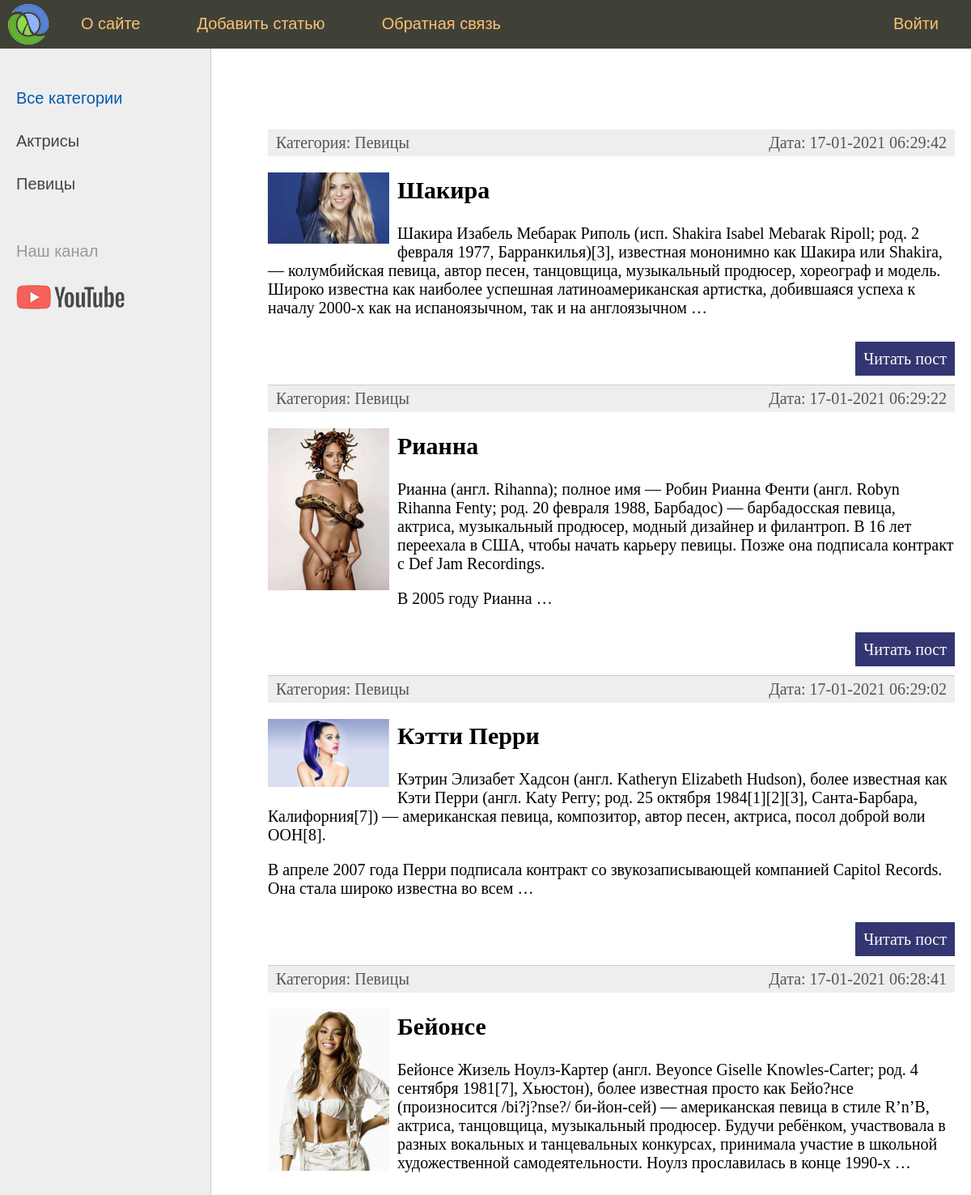
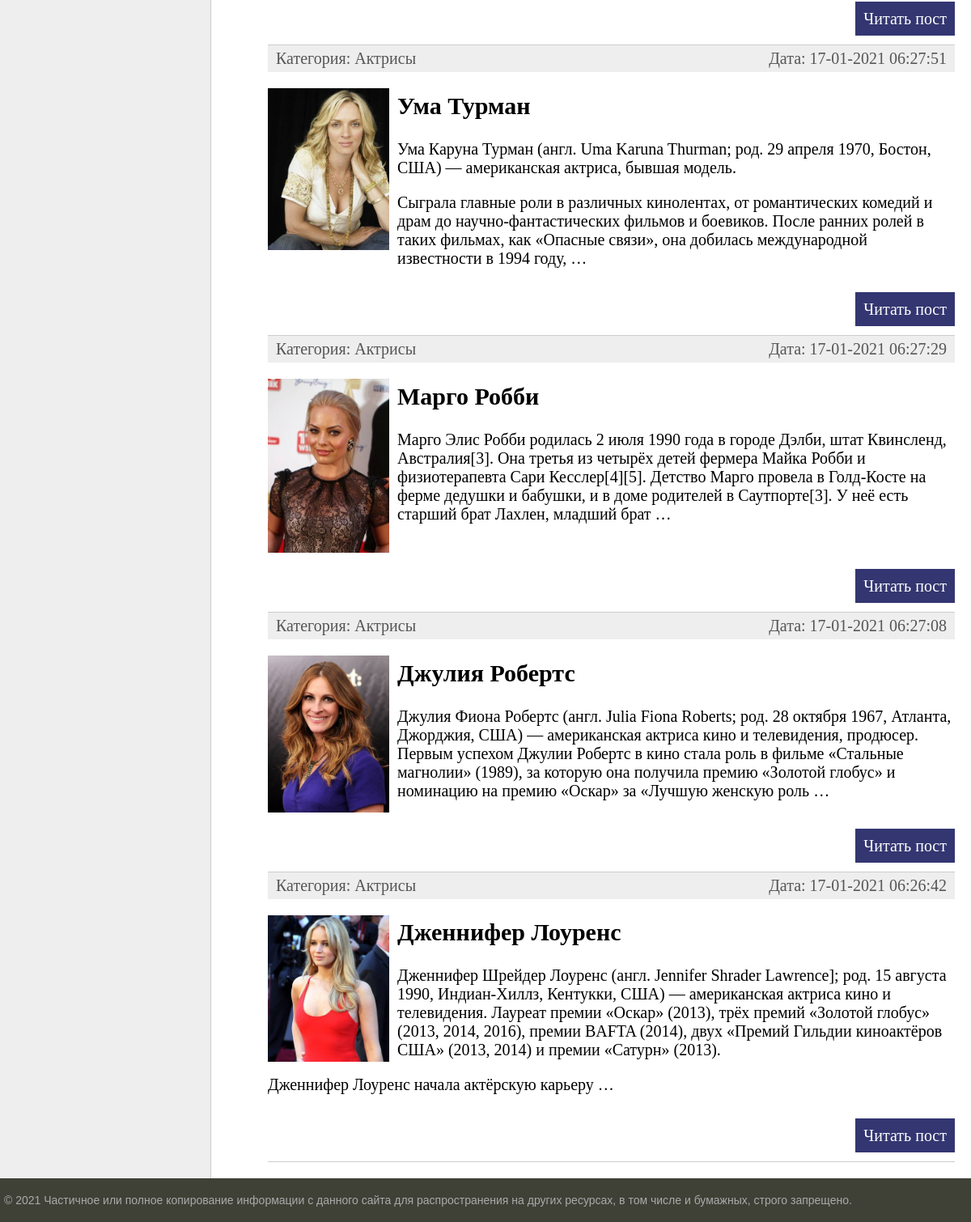
The page / on the database its author committed (2 pictures, top to bottom).
### women/models.py (models this page shows, shortened)
class Category(models.Model):
    name = models.CharField(max_length=100, db_index=True,
                            verbose_name="Категория")
    slug = models.SlugField(max_length=255, unique=True, db_index=True,
                            verbose_name="URL")
    def __str__(self):
        return self.name
    def get_absolute_url(self):
        return reverse('category', kwargs={'cat_slug': self.slug})
    class Meta:
        verbose_name = 'Категория'
        verbose_name_plural = 'Категории'
        ordering = ['name']

class Women(models.Model):
    title = models.CharField(max_length=255, verbose_name="Заголовок")
    slug = models.SlugField(max_length=255, unique=True, db_index=True,
                            verbose_name="URL")
    content = models.TextField(blank=True, verbose_name="Текст статьи")
    photo = models.ImageField(upload_to="photos/%Y/%m/%d/", verbose_name="Фото")
    time_create = models.DateTimeField(auto_now_add=True,
                                       verbose_name="Время создания")
    time_update = models.DateTimeField(auto_now=True,
                                       verbose_name="Время изменения")
    is_published = models.BooleanField(default=True, verbose_name="Публикация")
    cat = models.ForeignKey('Category', on_delete=models.PROTECT,
                            verbose_name="Категории")
    def get_absolute_url(self):
        return reverse('post', kwargs={'post_slug': self.slug})
    class Meta:
        verbose_name = 'Известные женщины'
        verbose_name_plural = 'Известные женщины'
        ordering = ['-time_create', 'title']

### women/views.py (the view)
# urls.py: path('', w.WomenHome.as_view(), name='home'),
class WomenHome(ListView):
    model = Women
    template_name = 'women/index.html'
    context_object_name = 'posts'
    def get_context_data(self, *, object_list=None, **kwargs):
        context = super().get_context_data(**kwargs)
        context['menu'] = menu
        context['title'] = 'Главная страница'
        context['cat_selected'] = 0
        return context
    def get_queryset(self):
        return Women.objects.filter(is_published=True)

### women/templatetags/women_tags.py (called while the page is built)
@register.inclusion_tag('women/list_categories.html')
def show_categories(sort=None, cat_selected=0):
    if not sort:
        cats = Category.objects.all()
    else:
        cats = Category.objects.order_by(sort)
    return {"cats": cats, "cat_selected": cat_selected}

### women/templates/women/index.html (shortened to what this page needs)
{% extends 'women/base.html' %}
{% block content %}
<ul class="list-articles">
  {% for p in posts %}
			<li><div class="article-panel">
	<p class="first">Категория: {{p.cat}}</p>
	<p class="last">Дата: {{p.time_update|date:"d-m-Y H:i:s"}}</p>
</div>
{% if p.photo %}
	<p><img class="img-article-left thumb" src="{{p.photo.url}}"></p>
{% endif %}
				<h2>{{p.title}}</h2>
	{% autoescape on %}
	{{p.content|linebreaks|truncatewords:50}}
	{% endautoescape %}
			<p class="link-read-post"><a href="{{ p.get_absolute_url }}">Читать пост</a></p>
			</li>
	{% endfor %}
</ul>
{% endblock %}

### women/templates/women/base.html (shortened to what this page needs)
{% load static %}
{% load women_tags %}
<!DOCTYPE html>
<html>
<head>
	<link type="text/css" href="{% static 'women/css/styles.css' %}" rel="stylesheet" />
</head>
<body>
<table class="table-page" border=0 cellpadding="0" cellspacing="0">
<tr><td valign=top>
{% block mainmenu %}
		<div class="header">
			<ul id="mainmenu" class="mainmenu">
			<li class="logo"><a href="{% url 'home' %}"><div class="logo"></div></a></li>
{% for m in menu %}
	{% if not forloop.last %}
			<li><a href="{% url m.url_name %}">{{m.title}}</a></li>
	{% else %}
			<li class="last"><a href="{% url m.url_name %}">{{m.title}}</a></li>
	{% endif %}
{% endfor %}
			</ul>
		</div>
{% endblock mainmenu %}
<table class="table-content" border=0 cellpadding="0" cellspacing="0">
<tr>
	<td valign="top" class="left-chapters">
	<ul id="leftchapters">
{% if cat_selected == 0 %}
		<li class="selected">Все категории</li>
{% else %}
		<li><a href="{% url 'home' %}">Все категории</a></li>
{% endif %}
{% show_categories cat_selected=cat_selected %}
		<li class="share">
		<p>Наш канал</p>
		<a class="share-yt" href="https://www.youtube.com/channel/UClJzWfGWuGJL2t-3dYKcHTA/playlists" target="_blank" rel="nofollow"></a>
		</li>
	</ul>
</td>
<td valign="top" class="content">
	<div class="content-text">
{% block content %}
{% endblock %}
	</div>
</td></tr></table>
</td></tr>
<tr><td valign=top>
	<div id="footer">
		<p>&copy; 2021 Частичное или полное копирование информации с данного сайта для распространения на других ресурсах, в том числе и бумажных, строго запрещено.</p>
	</div>
</td></tr></table>
</body>
</html>

### women/templates/women/list_categories.html
{% for c in cats %}
	{% if c.pk == cat_selected %}
		<li class="selected">{{c.name}}</li>
	{% else %}
		<li><a href="{{ c.get_absolute_url }}">{{c.name}}</a></li>
	{% endif %}
{% endfor %}

### women/static/women/css/styles.css (style rules this page uses)
html, body { font-family: 'Arial'; margin: 0; padding: 0; height: 100%; width: 100%; color: #444; }
a { color: #0059b2; text-decoration: none; }
img { max-width: 600px; height: auto; }
img.img-article-left { max-width: 300px; height: auto; float: left; padding: 0 10px 10px 0; }
img.img-article-left.thumb { max-width: 150px; height: auto; }
p.link-read-post { text-align: right; }
p.link-read-post a { padding: 10px; min-width: 100px; background: #333671; color: #fff; text-decoration: none; }
div.article-panel { background: #eee; padding: 5px 10px 5px 10px; box-sizing border-box; overflow: hidden; color: #555; }
div.article-panel p.first { margin: 0; float: left; }
div.article-panel p.last { margin: 0; float: right; }
ul.list-articles { list-style: none; margin: 0; padding: 0; }
ul.list-articles li { border-bottom: 1px solid #ccc; }
.table-page { width: 100%; height: 100%; vertical-align: top; }
.table-page tr { height: 100%; }
.header { background: #3F4137; height: 60px; }
.logo { background: url('../images/logo.png') no-repeat 10px 5px; width: 70px; height: 60px; }
ul.mainmenu { list-style: none; margin: 0; padding: 0; height: 60px; color: #fdc073; font-size: 20px; overflow: hidden; }
ul.mainmenu li { float: left; margin: 18px 40px 0 30px; }
ul.mainmenu li.logo { margin: 0; }
ul.mainmenu li.last { float: right; }
ul.mainmenu li a { color: #fdc073; text-decoration: none; }
.table-content { width: 100%; min-height: 100%; height: 100%; }
.left-chapters { margin: 0; background: #eee; border-right: 1px solid #ccc; min-height: 100%; }
.left-chapters ul { width: 230px; min-height: 100%; margin: 0; padding: 20px 10px 10px 20px; list-style: none; font-size: 20px; }
.left-chapters ul li { margin: 30px 0 0 0; color: #999; }
.left-chapters ul li.selected { color: #0059b2; }
.left-chapters ul li a { color: #444; text-decoration: none; }
.left-chapters ul li.share { margin: 60px 0 0 0; }
.left-chapters ul li.share p { margin: 30px 0 30px 0; }
.left-chapters ul li.share a { display: inline-block; width: 40px; height: 40px; margin: 0 20px 0 0; }
.left-chapters ul li.share a.share-yt { width: 100%; height: 30px; background: url('../images/share_yt.png') no-repeat 0 0 }
.content { padding: 40px 20px 20px 40px; width: 100%; box-sizing: border-box; }
.content-text { margin: 60px 0 0 30px; color: #000; font-size: 20px; font-family: Yandex Sans Display Light; }
#footer { box-sizing: border-box; background: #3F4137; padding: 5px; color: #aaa; font-size: 14px; font-family: Verdana, Geneva, Arial, Helvetica; text-align: left; overflow: hidden; }

### rows shown on the page
Category: name "Актрисы"
Category: name "Певицы"
Women: cat "Певицы", time_update "17-01-2021 06:29:42", photo (picture), title "Шакира", content "Шакира Изабель Мебарак Риполь (исп. Shakira Isabel Mebarak Ripoll; род. 2 февраля 1977, Барранкилья)[3], известная мононимно как Шакира или Shakira, — колумбийская певица, автор песен, танцовщица, музыкальный продюсер, хореограф и модель. Широко известна как наиболее успешная латиноамериканская артистка, добившаяся успеха к началу 2000-х как на испаноязычном, так и на англоязычном …"
Women: cat "Певицы", time_update "17-01-2021 06:29:22", photo (picture), title "Рианна", content "Рианна (англ. Rihanna); полное имя — Робин Рианна Фенти (англ. Robyn Rihanna Fenty; род. 20 февраля 1988, Барбадос) — барбадосская певица, актриса, музыкальный продюсер, модный дизайнер и филантроп. В 16 лет переехала в США, чтобы начать карьеру певицы. Позже она подписала контракт с Def Jam Recordings. В 2005 году Рианна …"
Women: cat "Певицы", time_update "17-01-2021 06:29:02", photo (picture), title "Кэтти Перри", content "Кэтрин Элизабет Хадсон (англ. Katheryn Elizabeth Hudson), более известная как Кэти Перри (англ. Katy Perry; род. 25 октября 1984[1][2][3], Санта-Барбара, Калифорния[7]) — американская певица, композитор, автор песен, актриса, посол доброй воли ООН[8]. В апреле 2007 года Перри подписала контракт со звукозаписывающей компанией Capitol Records. Она стала широко известна во всем …"
Women: cat "Певицы", time_update "17-01-2021 06:28:41", photo (picture), title "Бейонсе", content "Бейонсе Жизель Ноулз-Картер (англ. Beyonce Giselle Knowles-Carter; род. 4 сентября 1981[7], Хьюстон), более известная просто как Бейо?нсе (произносится /bi?j?nse?/ би-йон-сей) — американская певица в стиле R’n’B, актриса, танцовщица, музыкальный продюсер. Будучи ребёнком, участвовала в разных вокальных и танцевальных конкурсах, принимала участие в школьной художественной самодеятельности. Ноулз прославилась в конце 1990-х …"
Women: cat "Актрисы", time_update "17-01-2021 06:27:51", photo (picture), title "Ума Турман", content "Ума Каруна Турман (англ. Uma Karuna Thurman; род. 29 апреля 1970, Бостон, США) — американская актриса, бывшая модель. Сыграла главные роли в различных кинолентах, от романтических комедий и драм до научно-фантастических фильмов и боевиков. После ранних ролей в таких фильмах, как «Опасные связи», она добилась международной известности в 1994 году, …"
Women: cat "Актрисы", time_update "17-01-2021 06:27:29", photo (picture), title "Марго Робби", content "Марго Элис Робби родилась 2 июля 1990 года в городе Дэлби, штат Квинсленд, Австралия[3]. Она третья из четырёх детей фермера Майка Робби и физиотерапевта Сари Кесслер[4][5]. Детство Марго провела в Голд-Косте на ферме дедушки и бабушки, и в доме родителей в Саутпорте[3]. У неё есть старший брат Лахлен, младший брат …"
Women: cat "Актрисы", time_update "17-01-2021 06:27:08", photo (picture), title "Джулия Робертс", content "Джулия Фиона Робертс (англ. Julia Fiona Roberts; род. 28 октября 1967, Атланта, Джорджия, США) — американская актриса кино и телевидения, продюсер. Первым успехом Джулии Робертс в кино стала роль в фильме «Стальные магнолии» (1989), за которую она получила премию «Золотой глобус» и номинацию на премию «Оскар» за «Лучшую женскую роль …"
Women: cat "Актрисы", time_update "17-01-2021 06:26:42", photo (picture), title "Дженнифер Лоуренс", content "Дженнифер Шрейдер Лоуренс (англ. Jennifer Shrader Lawrence]; род. 15 августа 1990, Индиан-Хиллз, Кентукки, США) — американская актриса кино и телевидения. Лауреат премии «Оскар» (2013), трёх премий «Золотой глобус» (2013, 2014, 2016), премии BAFTA (2014), двух «Премий Гильдии киноактёров США» (2013, 2014) и премии «Сатурн» (2013). Дженнифер Лоуренс начала актёрскую карьеру …"

### other values the page prints
{{ m.title }} "О сайте" "Добавить статью" "Обратная связь"
{{ m.title }} "Войти"
